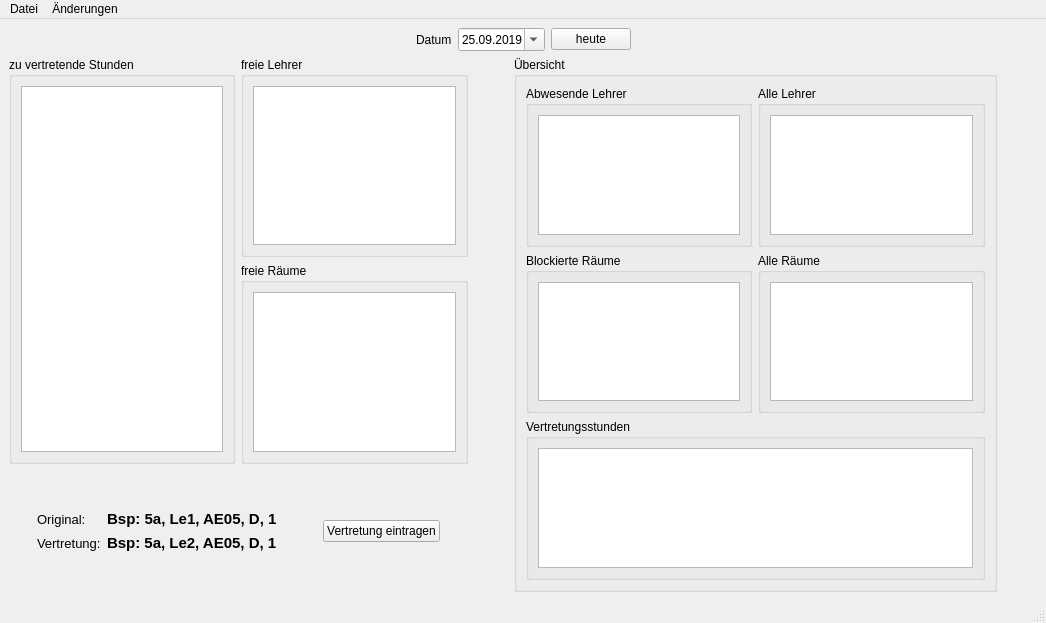
<?xml version="1.0" encoding="UTF-8"?>
<ui version="4.0">
 <class>MainWindow</class>
 <widget class="QMainWindow" name="MainWindow">
  <property name="geometry">
   <rect>
    <x>0</x>
    <y>0</y>
    <width>1046</width>
    <height>623</height>
   </rect>
  </property>
  <property name="windowTitle">
   <string>MainWindow</string>
  </property>
  <widget class="QWidget" name="centralwidget">
   <layout class="QVBoxLayout" name="verticalLayout_5">
    <item>
     <layout class="QHBoxLayout" name="horizontalLayout_datum">
      <item>
       <spacer name="horizontalSpacer_4">
        <property name="orientation">
         <enum>Qt::Horizontal</enum>
        </property>
        <property name="sizeHint" stdset="0">
         <size>
          <width>40</width>
          <height>20</height>
         </size>
        </property>
       </spacer>
      </item>
      <item>
       <widget class="QLabel" name="lbl_Datum">
        <property name="text">
         <string>Datum</string>
        </property>
       </widget>
      </item>
      <item>
       <widget class="QDateEdit" name="de_mainDatum">
        <property name="dateTime">
         <datetime>
          <hour>0</hour>
          <minute>0</minute>
          <second>0</second>
          <year>2019</year>
          <month>9</month>
          <day>25</day>
         </datetime>
        </property>
        <property name="minimumDateTime">
         <datetime>
          <hour>0</hour>
          <minute>0</minute>
          <second>0</second>
          <year>2019</year>
          <month>1</month>
          <day>1</day>
         </datetime>
        </property>
        <property name="currentSection">
         <enum>QDateTimeEdit::YearSection</enum>
        </property>
        <property name="displayFormat">
         <string>dd.MM.yyyy</string>
        </property>
        <property name="calendarPopup">
         <bool>true</bool>
        </property>
        <property name="currentSectionIndex">
         <number>2</number>
        </property>
        <property name="date">
         <date>
          <year>2019</year>
          <month>9</month>
          <day>25</day>
         </date>
        </property>
       </widget>
      </item>
      <item>
       <widget class="QPushButton" name="btn_datumHeute">
        <property name="text">
         <string>heute</string>
        </property>
       </widget>
      </item>
      <item>
       <spacer name="horizontalSpacer_6">
        <property name="orientation">
         <enum>Qt::Horizontal</enum>
        </property>
        <property name="sizeHint" stdset="0">
         <size>
          <width>40</width>
          <height>20</height>
         </size>
        </property>
       </spacer>
      </item>
     </layout>
    </item>
    <item>
     <spacer name="verticalSpacer">
      <property name="orientation">
       <enum>Qt::Vertical</enum>
      </property>
      <property name="sizeType">
       <enum>QSizePolicy::Maximum</enum>
      </property>
      <property name="sizeHint" stdset="0">
       <size>
        <width>20</width>
        <height>40</height>
       </size>
      </property>
     </spacer>
    </item>
    <item>
     <layout class="QHBoxLayout" name="horizontalLayout_1">
      <item>
       <layout class="QVBoxLayout" name="verticalLayout_6">
        <item>
         <layout class="QHBoxLayout" name="horizontalLayout_4">
          <item>
           <widget class="QGroupBox" name="gb_problemStunden">
            <property name="sizePolicy">
             <sizepolicy hsizetype="Expanding" vsizetype="Preferred">
              <horstretch>0</horstretch>
              <verstretch>0</verstretch>
             </sizepolicy>
            </property>
            <property name="title">
             <string>zu vertretende Stunden</string>
            </property>
            <layout class="QVBoxLayout" name="verticalLayout_11">
             <item>
              <widget class="QTableWidget" name="tw_problemStunden">
               <property name="contextMenuPolicy">
                <enum>Qt::ActionsContextMenu</enum>
               </property>
               <property name="editTriggers">
                <set>QAbstractItemView::NoEditTriggers</set>
               </property>
               <property name="selectionMode">
                <enum>QAbstractItemView::SingleSelection</enum>
               </property>
               <property name="selectionBehavior">
                <enum>QAbstractItemView::SelectRows</enum>
               </property>
               <attribute name="horizontalHeaderCascadingSectionResizes">
                <bool>true</bool>
               </attribute>
               <attribute name="horizontalHeaderStretchLastSection">
                <bool>true</bool>
               </attribute>
               <attribute name="verticalHeaderVisible">
                <bool>false</bool>
               </attribute>
              </widget>
             </item>
            </layout>
           </widget>
          </item>
          <item>
           <layout class="QVBoxLayout" name="verticalLayout_8">
            <property name="sizeConstraint">
             <enum>QLayout::SetDefaultConstraint</enum>
            </property>
            <item>
             <widget class="QGroupBox" name="gb_freieLehrer">
              <property name="sizePolicy">
               <sizepolicy hsizetype="Maximum" vsizetype="Preferred">
                <horstretch>0</horstretch>
                <verstretch>0</verstretch>
               </sizepolicy>
              </property>
              <property name="title">
               <string>freie Lehrer</string>
              </property>
              <layout class="QVBoxLayout" name="verticalLayout_10">
               <item>
                <widget class="QTableWidget" name="tw_freieLehrer">
                 <property name="contextMenuPolicy">
                  <enum>Qt::ActionsContextMenu</enum>
                 </property>
                 <property name="selectionMode">
                  <enum>QAbstractItemView::SingleSelection</enum>
                 </property>
                 <property name="selectionBehavior">
                  <enum>QAbstractItemView::SelectRows</enum>
                 </property>
                 <attribute name="horizontalHeaderVisible">
                  <bool>false</bool>
                 </attribute>
                 <attribute name="horizontalHeaderCascadingSectionResizes">
                  <bool>true</bool>
                 </attribute>
                 <attribute name="horizontalHeaderStretchLastSection">
                  <bool>true</bool>
                 </attribute>
                 <attribute name="verticalHeaderVisible">
                  <bool>false</bool>
                 </attribute>
                </widget>
               </item>
              </layout>
             </widget>
            </item>
            <item>
             <widget class="QGroupBox" name="gb_freieRaeume">
              <property name="sizePolicy">
               <sizepolicy hsizetype="Maximum" vsizetype="Preferred">
                <horstretch>0</horstretch>
                <verstretch>0</verstretch>
               </sizepolicy>
              </property>
              <property name="title">
               <string>freie Räume</string>
              </property>
              <layout class="QVBoxLayout" name="verticalLayout_12">
               <item>
                <widget class="QTableWidget" name="tw_freieRaeume">
                 <property name="contextMenuPolicy">
                  <enum>Qt::ActionsContextMenu</enum>
                 </property>
                 <property name="editTriggers">
                  <set>QAbstractItemView::NoEditTriggers</set>
                 </property>
                 <property name="selectionMode">
                  <enum>QAbstractItemView::SingleSelection</enum>
                 </property>
                 <property name="selectionBehavior">
                  <enum>QAbstractItemView::SelectRows</enum>
                 </property>
                 <attribute name="horizontalHeaderVisible">
                  <bool>false</bool>
                 </attribute>
                 <attribute name="horizontalHeaderCascadingSectionResizes">
                  <bool>true</bool>
                 </attribute>
                 <attribute name="horizontalHeaderStretchLastSection">
                  <bool>true</bool>
                 </attribute>
                 <attribute name="verticalHeaderVisible">
                  <bool>false</bool>
                 </attribute>
                 <attribute name="verticalHeaderCascadingSectionResizes">
                  <bool>false</bool>
                 </attribute>
                 <attribute name="verticalHeaderStretchLastSection">
                  <bool>true</bool>
                 </attribute>
                </widget>
               </item>
              </layout>
             </widget>
            </item>
           </layout>
          </item>
         </layout>
        </item>
        <item>
         <layout class="QHBoxLayout" name="horizontalLayout_3">
          <item>
           <spacer name="horizontalSpacer_7">
            <property name="orientation">
             <enum>Qt::Horizontal</enum>
            </property>
            <property name="sizeHint" stdset="0">
             <size>
              <width>40</width>
              <height>20</height>
             </size>
            </property>
           </spacer>
          </item>
          <item>
           <layout class="QVBoxLayout" name="verticalLayout_9">
            <item>
             <spacer name="verticalSpacer_2">
              <property name="orientation">
               <enum>Qt::Vertical</enum>
              </property>
              <property name="sizeType">
               <enum>QSizePolicy::Minimum</enum>
              </property>
              <property name="sizeHint" stdset="0">
               <size>
                <width>20</width>
                <height>40</height>
               </size>
              </property>
             </spacer>
            </item>
            <item>
             <layout class="QHBoxLayout" name="horizontalLayout_10">
              <item>
               <widget class="QLabel" name="lbl_originalstundeTitle">
                <property name="font">
                 <font>
                  <pointsize>10</pointsize>
                 </font>
                </property>
                <property name="text">
                 <string>Original:</string>
                </property>
               </widget>
              </item>
              <item>
               <widget class="QLabel" name="lbl_originalstundeContent">
                <property name="font">
                 <font>
                  <pointsize>11</pointsize>
                  <weight>75</weight>
                  <bold>true</bold>
                 </font>
                </property>
                <property name="text">
                 <string> Bsp: 5a, Le1, AE05, D, 1</string>
                </property>
               </widget>
              </item>
             </layout>
            </item>
            <item>
             <layout class="QHBoxLayout" name="horizontalLayout_14">
              <item>
               <widget class="QLabel" name="lbl_vertretungstundeTitle">
                <property name="font">
                 <font>
                  <pointsize>10</pointsize>
                 </font>
                </property>
                <property name="text">
                 <string>Vertretung:</string>
                </property>
               </widget>
              </item>
              <item>
               <widget class="QLabel" name="lbl_vertretungsstundeContent">
                <property name="font">
                 <font>
                  <pointsize>11</pointsize>
                  <weight>75</weight>
                  <bold>true</bold>
                 </font>
                </property>
                <property name="text">
                 <string>Bsp: 5a, Le2, AE05, D, 1</string>
                </property>
               </widget>
              </item>
             </layout>
            </item>
            <item>
             <spacer name="verticalSpacer_3">
              <property name="orientation">
               <enum>Qt::Vertical</enum>
              </property>
              <property name="sizeType">
               <enum>QSizePolicy::Minimum</enum>
              </property>
              <property name="sizeHint" stdset="0">
               <size>
                <width>20</width>
                <height>40</height>
               </size>
              </property>
             </spacer>
            </item>
           </layout>
          </item>
          <item>
           <spacer name="horizontalSpacer_2">
            <property name="orientation">
             <enum>Qt::Horizontal</enum>
            </property>
            <property name="sizeType">
             <enum>QSizePolicy::Minimum</enum>
            </property>
            <property name="sizeHint" stdset="0">
             <size>
              <width>40</width>
              <height>20</height>
             </size>
            </property>
           </spacer>
          </item>
          <item>
           <widget class="QPushButton" name="btn_vertretungsEintragen">
            <property name="text">
             <string>Vertretung eintragen</string>
            </property>
           </widget>
          </item>
          <item>
           <spacer name="horizontalSpacer_8">
            <property name="orientation">
             <enum>Qt::Horizontal</enum>
            </property>
            <property name="sizeHint" stdset="0">
             <size>
              <width>40</width>
              <height>20</height>
             </size>
            </property>
           </spacer>
          </item>
         </layout>
        </item>
       </layout>
      </item>
      <item>
       <spacer name="horizontalSpacer">
        <property name="orientation">
         <enum>Qt::Horizontal</enum>
        </property>
        <property name="sizeType">
         <enum>QSizePolicy::Minimum</enum>
        </property>
        <property name="sizeHint" stdset="0">
         <size>
          <width>40</width>
          <height>20</height>
         </size>
        </property>
       </spacer>
      </item>
      <item>
       <widget class="QGroupBox" name="gb_uebersicht">
        <property name="sizePolicy">
         <sizepolicy hsizetype="Preferred" vsizetype="Preferred">
          <horstretch>0</horstretch>
          <verstretch>0</verstretch>
         </sizepolicy>
        </property>
        <property name="title">
         <string>Übersicht</string>
        </property>
        <layout class="QVBoxLayout" name="verticalLayout_7">
         <item>
          <layout class="QHBoxLayout" name="horizontalLayout_2">
           <item>
            <widget class="QGroupBox" name="gb_abwesendeLehrer">
             <property name="title">
              <string>Abwesende Lehrer</string>
             </property>
             <layout class="QVBoxLayout" name="verticalLayout_3">
              <item>
               <widget class="QTableWidget" name="tw_abwesendeLehrer">
                <property name="contextMenuPolicy">
                 <enum>Qt::ActionsContextMenu</enum>
                </property>
                <property name="editTriggers">
                 <set>QAbstractItemView::NoEditTriggers</set>
                </property>
                <property name="dragDropOverwriteMode">
                 <bool>true</bool>
                </property>
                <property name="selectionMode">
                 <enum>QAbstractItemView::SingleSelection</enum>
                </property>
                <property name="selectionBehavior">
                 <enum>QAbstractItemView::SelectRows</enum>
                </property>
                <property name="rowCount">
                 <number>0</number>
                </property>
                <attribute name="horizontalHeaderCascadingSectionResizes">
                 <bool>true</bool>
                </attribute>
                <attribute name="horizontalHeaderShowSortIndicator" stdset="0">
                 <bool>false</bool>
                </attribute>
                <attribute name="horizontalHeaderStretchLastSection">
                 <bool>true</bool>
                </attribute>
                <attribute name="verticalHeaderVisible">
                 <bool>false</bool>
                </attribute>
                <attribute name="verticalHeaderHighlightSections">
                 <bool>false</bool>
                </attribute>
                <attribute name="verticalHeaderMinimumSectionSize">
                 <number>1</number>
                </attribute>
                <attribute name="verticalHeaderStretchLastSection">
                 <bool>false</bool>
                </attribute>
               </widget>
              </item>
             </layout>
            </widget>
           </item>
           <item>
            <widget class="QGroupBox" name="gb_alleLehrer">
             <property name="title">
              <string>Alle Lehrer</string>
             </property>
             <layout class="QVBoxLayout" name="verticalLayout">
              <item>
               <widget class="QTableWidget" name="tw_alleLehrer">
                <property name="contextMenuPolicy">
                 <enum>Qt::ActionsContextMenu</enum>
                </property>
                <property name="editTriggers">
                 <set>QAbstractItemView::NoEditTriggers</set>
                </property>
                <property name="selectionMode">
                 <enum>QAbstractItemView::SingleSelection</enum>
                </property>
                <property name="selectionBehavior">
                 <enum>QAbstractItemView::SelectRows</enum>
                </property>
                <attribute name="horizontalHeaderVisible">
                 <bool>false</bool>
                </attribute>
                <attribute name="horizontalHeaderStretchLastSection">
                 <bool>true</bool>
                </attribute>
                <attribute name="verticalHeaderVisible">
                 <bool>false</bool>
                </attribute>
                <attribute name="verticalHeaderHighlightSections">
                 <bool>false</bool>
                </attribute>
                <attribute name="verticalHeaderStretchLastSection">
                 <bool>false</bool>
                </attribute>
               </widget>
              </item>
             </layout>
            </widget>
           </item>
          </layout>
         </item>
         <item>
          <layout class="QHBoxLayout" name="horizontalLayout_12">
           <item>
            <widget class="QGroupBox" name="gb_blockierteRaeume">
             <property name="title">
              <string>Blockierte Räume</string>
             </property>
             <layout class="QVBoxLayout" name="verticalLayout_4">
              <item>
               <widget class="QTableWidget" name="tw_blockierteRaeume">
                <property name="contextMenuPolicy">
                 <enum>Qt::ActionsContextMenu</enum>
                </property>
                <property name="editTriggers">
                 <set>QAbstractItemView::NoEditTriggers</set>
                </property>
                <property name="selectionMode">
                 <enum>QAbstractItemView::SingleSelection</enum>
                </property>
                <property name="selectionBehavior">
                 <enum>QAbstractItemView::SelectRows</enum>
                </property>
                <property name="rowCount">
                 <number>0</number>
                </property>
                <attribute name="horizontalHeaderCascadingSectionResizes">
                 <bool>true</bool>
                </attribute>
                <attribute name="horizontalHeaderShowSortIndicator" stdset="0">
                 <bool>false</bool>
                </attribute>
                <attribute name="horizontalHeaderStretchLastSection">
                 <bool>true</bool>
                </attribute>
                <attribute name="verticalHeaderVisible">
                 <bool>false</bool>
                </attribute>
                <attribute name="verticalHeaderHighlightSections">
                 <bool>false</bool>
                </attribute>
                <attribute name="verticalHeaderMinimumSectionSize">
                 <number>1</number>
                </attribute>
               </widget>
              </item>
             </layout>
            </widget>
           </item>
           <item>
            <widget class="QGroupBox" name="gb_alleRaeume">
             <property name="title">
              <string>Alle Räume</string>
             </property>
             <layout class="QVBoxLayout" name="verticalLayout_2">
              <item>
               <widget class="QTableWidget" name="tw_alleRaeume">
                <property name="contextMenuPolicy">
                 <enum>Qt::ActionsContextMenu</enum>
                </property>
                <property name="editTriggers">
                 <set>QAbstractItemView::NoEditTriggers</set>
                </property>
                <property name="selectionMode">
                 <enum>QAbstractItemView::SingleSelection</enum>
                </property>
                <property name="selectionBehavior">
                 <enum>QAbstractItemView::SelectRows</enum>
                </property>
                <attribute name="horizontalHeaderVisible">
                 <bool>false</bool>
                </attribute>
                <attribute name="horizontalHeaderStretchLastSection">
                 <bool>true</bool>
                </attribute>
                <attribute name="verticalHeaderVisible">
                 <bool>false</bool>
                </attribute>
                <attribute name="verticalHeaderHighlightSections">
                 <bool>false</bool>
                </attribute>
                <attribute name="verticalHeaderStretchLastSection">
                 <bool>false</bool>
                </attribute>
               </widget>
              </item>
             </layout>
            </widget>
           </item>
          </layout>
         </item>
         <item>
          <widget class="QGroupBox" name="gb_Vertretungstunden">
           <property name="title">
            <string>Vertretungsstunden</string>
           </property>
           <layout class="QVBoxLayout" name="verticalLayout_13">
            <item>
             <widget class="QTableWidget" name="tw_vertretungsstunden">
              <property name="contextMenuPolicy">
               <enum>Qt::ActionsContextMenu</enum>
              </property>
              <property name="selectionMode">
               <enum>QAbstractItemView::SingleSelection</enum>
              </property>
              <property name="selectionBehavior">
               <enum>QAbstractItemView::SelectRows</enum>
              </property>
              <attribute name="horizontalHeaderCascadingSectionResizes">
               <bool>true</bool>
              </attribute>
              <attribute name="horizontalHeaderStretchLastSection">
               <bool>true</bool>
              </attribute>
             </widget>
            </item>
           </layout>
          </widget>
         </item>
        </layout>
       </widget>
      </item>
      <item>
       <spacer name="horizontalSpacer_5">
        <property name="orientation">
         <enum>Qt::Horizontal</enum>
        </property>
        <property name="sizeType">
         <enum>QSizePolicy::Minimum</enum>
        </property>
        <property name="sizeHint" stdset="0">
         <size>
          <width>40</width>
          <height>20</height>
         </size>
        </property>
       </spacer>
      </item>
     </layout>
    </item>
   </layout>
  </widget>
  <widget class="QMenuBar" name="menubar">
   <property name="geometry">
    <rect>
     <x>0</x>
     <y>0</y>
     <width>1046</width>
     <height>21</height>
    </rect>
   </property>
   <widget class="QMenu" name="menuDatei">
    <property name="title">
     <string>Datei</string>
    </property>
    <addaction name="action_ffnen"/>
    <addaction name="actionSpeichern"/>
    <addaction name="separator"/>
    <addaction name="actionImportieren"/>
   </widget>
   <widget class="QMenu" name="menuAenderungen">
    <property name="title">
     <string>Änderungen</string>
    </property>
    <addaction name="actionAbwesenheit_eintragen"/>
    <addaction name="actionRaum_blockieren"/>
    <addaction name="actionallgemeiner_Unterrichtsschluss"/>
   </widget>
   <addaction name="menuDatei"/>
   <addaction name="menuAenderungen"/>
  </widget>
  <widget class="QStatusBar" name="statusbar"/>
  <action name="action_ffnen">
   <property name="text">
    <string>Öffnen</string>
   </property>
   <property name="shortcut">
    <string>Ctrl+O</string>
   </property>
  </action>
  <action name="actionSpeichern">
   <property name="text">
    <string>Speichern</string>
   </property>
   <property name="shortcut">
    <string>Ctrl+S</string>
   </property>
  </action>
  <action name="actionImportieren">
   <property name="text">
    <string>Importieren</string>
   </property>
   <property name="shortcut">
    <string>Ctrl+I</string>
   </property>
  </action>
  <action name="actionAbwesenheit_eintragen">
   <property name="text">
    <string>Lehrer-Abwesenheit eintragen</string>
   </property>
  </action>
  <action name="actionRaum_blockieren">
   <property name="text">
    <string>Raum blockieren</string>
   </property>
  </action>
  <action name="actionallgemeiner_Unterrichtsschluss">
   <property name="text">
    <string>allgemeiner Unterrichtsschluss</string>
   </property>
  </action>
 </widget>
 <resources/>
 <connections/>
</ui>
